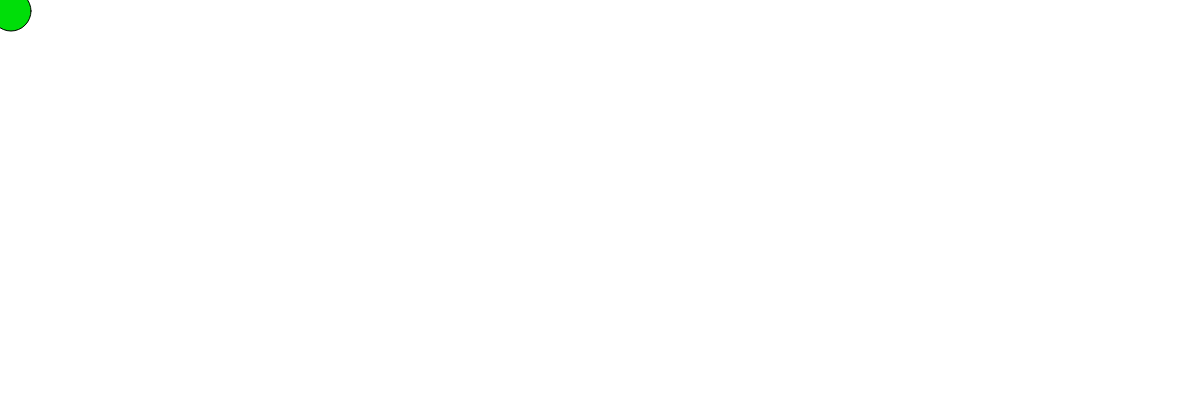
Frame 1 (no input)
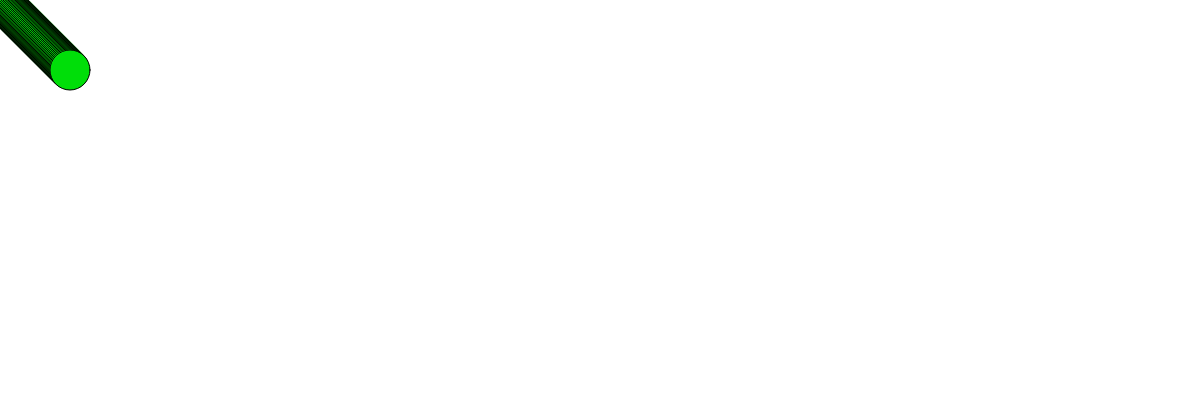
Frame 60 (no input)
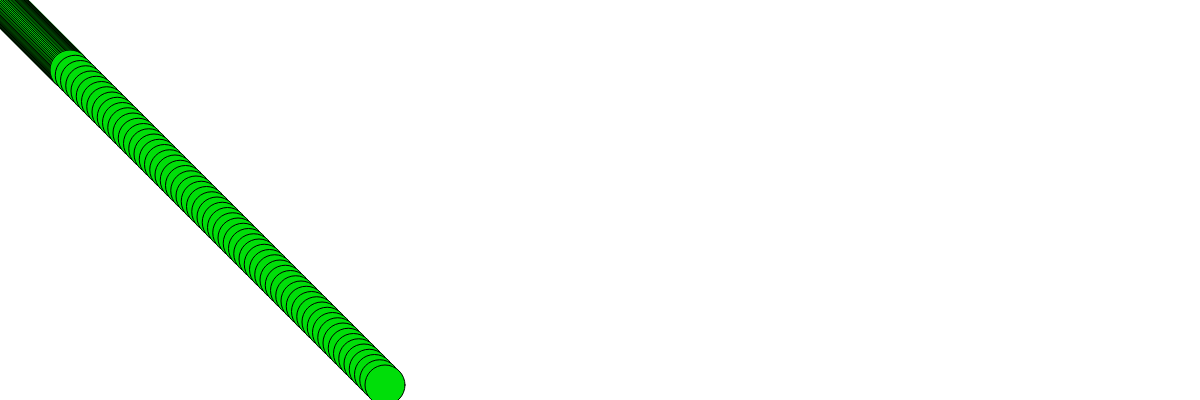
Frame 120 (the mouse pressed at the canvas centre since frame 60)

The p5.js sketch that drew these frames (run headless with seeded random() and noise() and a simulated clock; from frame 60 on, the mouse is pressed at the canvas centre):

// p5.js sketch
// ── sketch.js


let ball = {};
ball.width = 40;
ball.x = 10;
ball.y = 10;
ball.delta_x = 1;
ball.delta_y = 1;
ball.scale_x = 1;
ball.scale_y = 1;

function setup() {
    createCanvas(windowWidth, 400);
      background(255)

}

let color = false

function draw() {


    ball.x += ball.delta_x * ball.scale_x;
    ball.y += ball.delta_y * ball.scale_y;


    if (ball.x >= width || ball.x <= 0) {
        ball.delta_x = -1 * ball.delta_x;
    }
    if (ball.y >= height || ball.y <= 0) {
        ball.delta_y = -1 * ball.delta_y;
    }

    if(ball.x <= 420){
      fill(0, 222, 9);
    } else if (ball.x <= 840){
      fill(0, 255, 217);
    } else if (ball.x <= 1260){
        fill(182, 0, 236);
    }
{
    }

    ellipse(ball.x, ball.y, ball.width, ball.width);


}

function mousePressed() {
    ball.scale_x = map(mouseX, 0, width, 0.5, 10);
    ball.scale_y = map(mouseY, 0, height, 0.5, 10);

}
